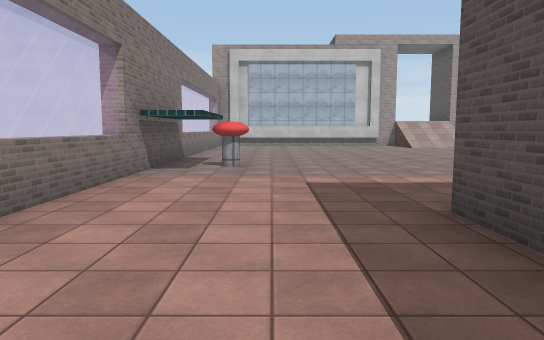
[1] (above)

17 first-person views from a walk through a scene from a Unity 3-D project. The camera is 1.5 m above the floor, tilts 6° down and sees 70° across. The floor is counted in squares, 2 m on a side. Each view is taken from the middle of a square. On the plan, view 1 faces up. The plan holds only what a view shows up to about 12 squares ahead; the rest is blank. The place goes on beyond the plan. The player character is not drawn. Some surface patterns are stand-ins.

[2]
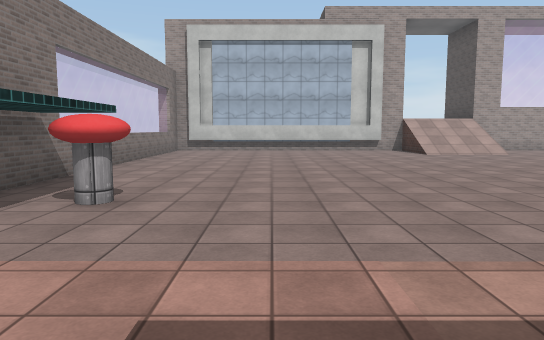

[3]
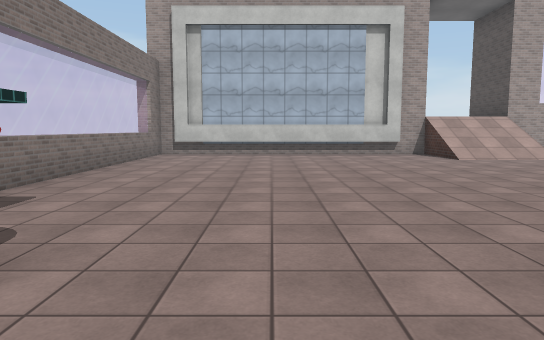

[4]
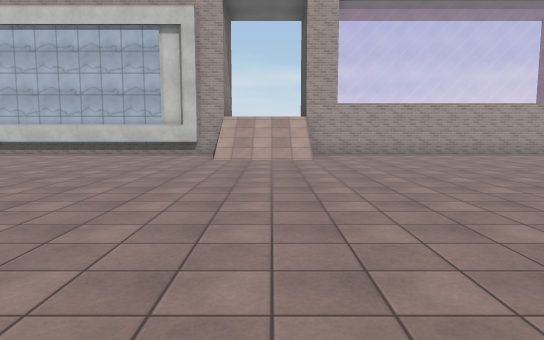

[5]
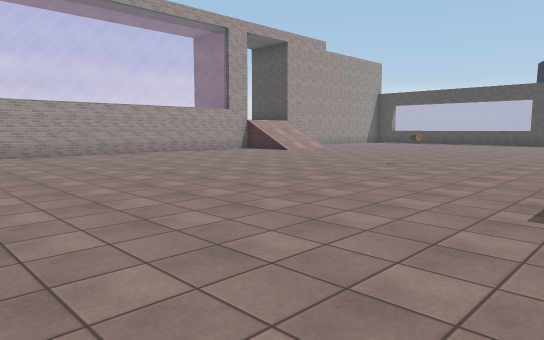

[6]
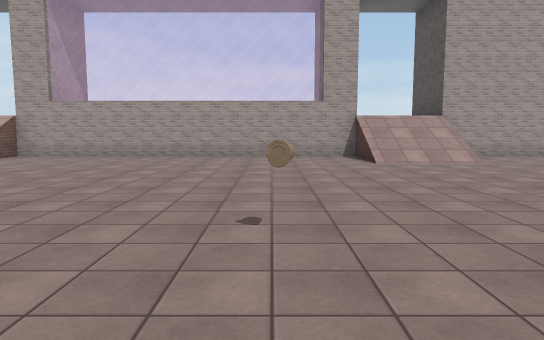

[7]
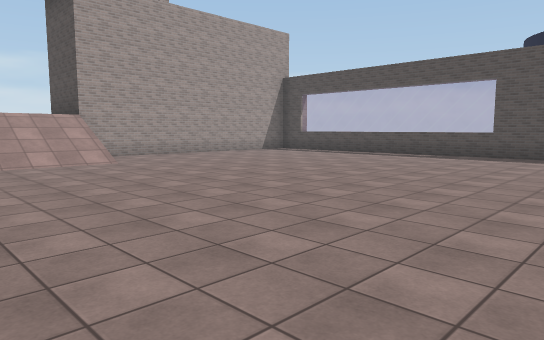

[8]
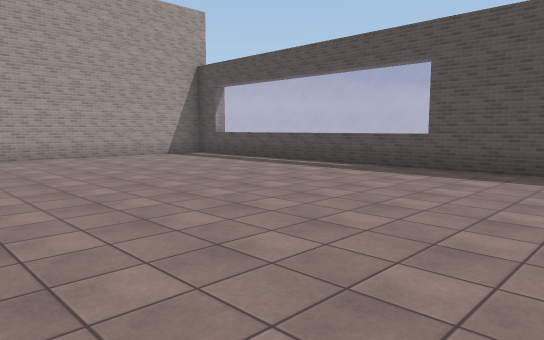

[9]
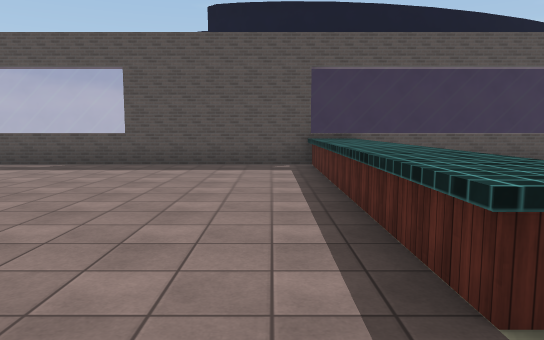

[10]
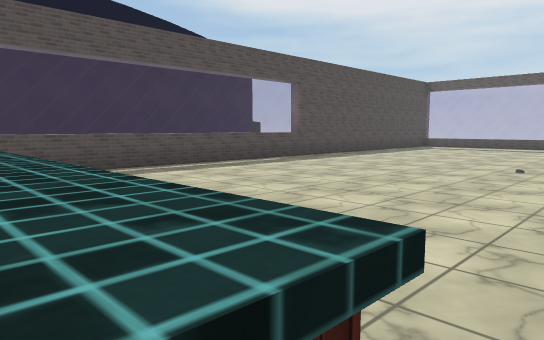

[11]
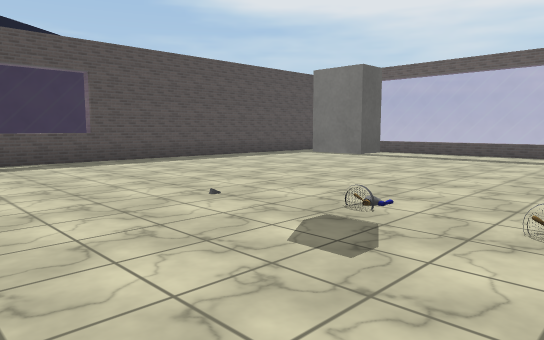

[12]
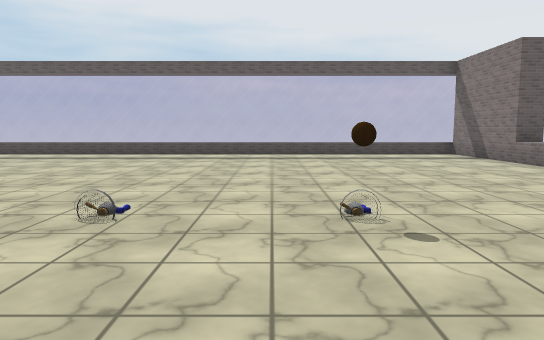

[13]
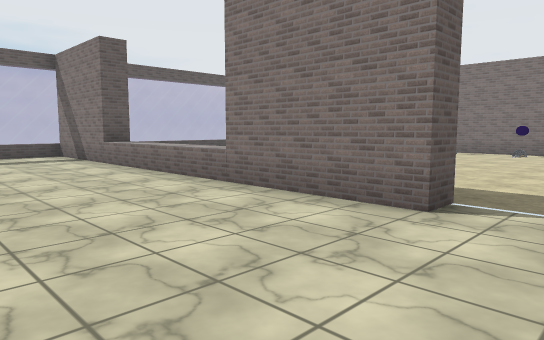

[14]
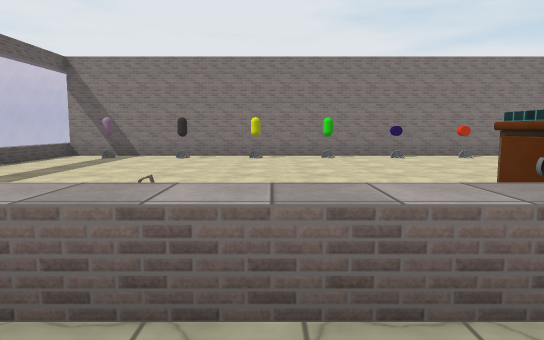

[15]
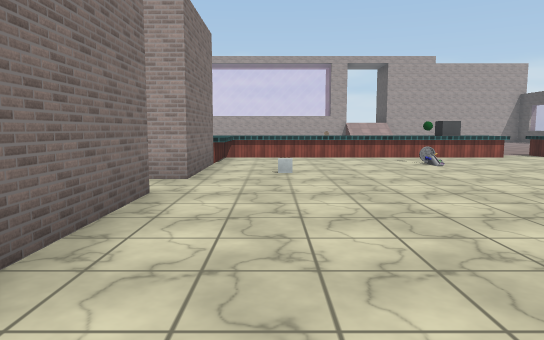

[16]
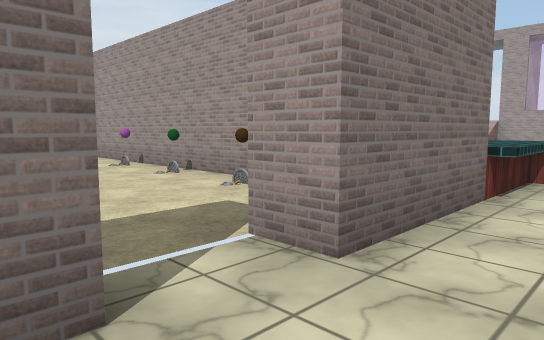

[17]
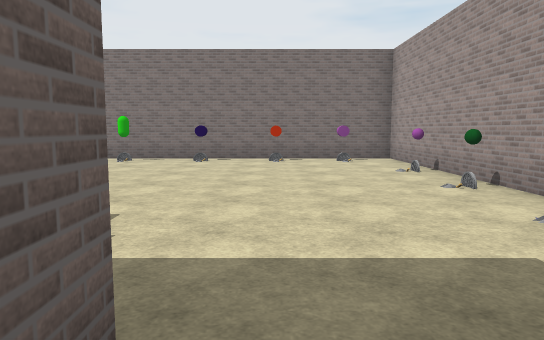

### Floor plan
Key: @ floor where view 1 was taken; # wall or solid block; x gap in a wall; . main floor; : floor 2.25 m higher than the main floor; / step, stairs or slope; = window, fence, low wall or low ledge; ^ raised ledge; C cup; S sink; G grey cube; O other object.
Columns run from 3 left of view 1 to 28 right of it. Each row starts with its distance up from view 1.
 19             #       #  #
 18 #########::##========::#######
 17 #........///.........//........#
 16 =........///.........//........=
 15 =..............................=
 14 =..............................=
 13 =..............................=
 12 =..............................=
 11 =..............................=
 10 #.................C............#
  9 #..............................#
  8 #.O............................#
  7 #......  ......................#
  6 =......   ....^^^^^^^G^.^^^^^^^#
  5 =.....        ^^...............=
  4 =.....         ^...O.....     .=
  3 =....###O#O#O #................=
  2  ....#O...... #.......  .......=
  1   ...#........x................=
  0    @ #O........................=
 -1      #........#................=
 -2      #O.....SS#....O...O.......=
 -3      #O.....SS#................#
 -4      #O.....  ^................#
 -5      #O.....  ^................#
 -6      #......  ^................#
 -7      #O.....  ^................#
 -8      #......  #...............
 -9      #O.....  #..............
-10      #....    #..............
-11      ####     #==============

Positions as (right, up) in squares from view 1, and headings:
1: (0, 0), facing up
2: (1, 4), facing up
3: (1, 6), facing up
4: (7, 6), facing up
5: (7, 6), facing up-right
6: (15, 7), facing up
7: (16, 7), facing up-right
8: (20, 7), facing up-right
9: (19, 7), facing right
10: (20, 6), facing down-right
11: (18, 1), facing down-right
12: (17, 1), facing down
13: (15, 1), facing down-left
14: (13, -5), facing left
15: (13, -5), facing up
16: (13, -1), facing up-left
17: (12, 0), facing left
